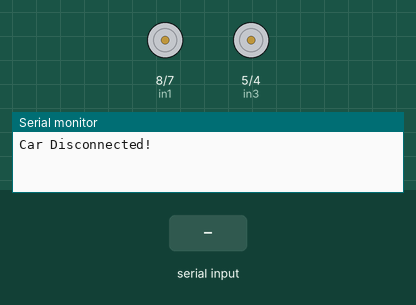
The sketch below on a simulated Arduino Uno, built with avr-gcc and run on an emulated ATmega328P. On the bench: motor-driver pin pairs drawn as motors (green arrow = first pin HIGH = forward, orange = second pin HIGH = backward, longer = more drive, scaled by the enable pin), the last lines printed to the serial monitor. Inputs (shaded band) come from the test bench.

Above: at 1.2 s.
1.3 s: "1\n" received over the second serial link
At 2.1 s:
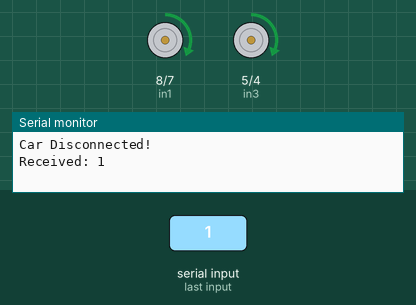
3.8 s: "2\n" received over the second serial link
At 4.6 s:
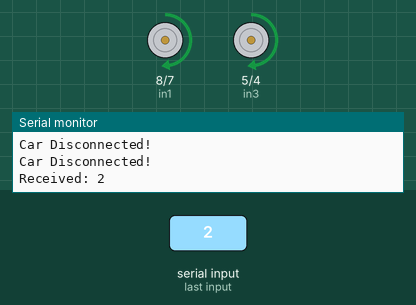
6.3 s: "3\n" received over the second serial link
At 7.1 s:
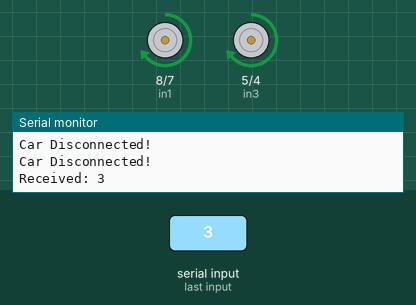
8.8 s: "4\n" received over the second serial link
At 9.6 s:
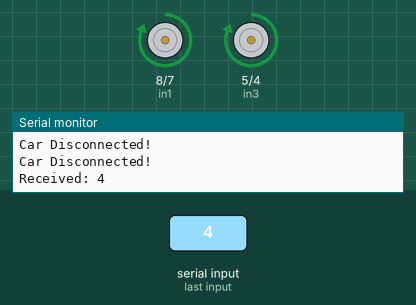
11.3 s: "5\n" received over the second serial link
At 12.1 s:
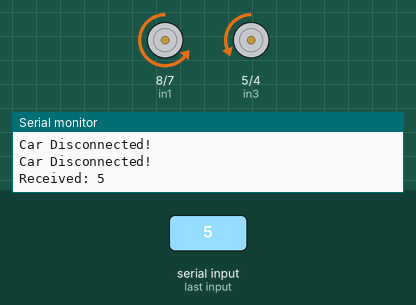
13.8 s: "6\n" received over the second serial link
At 14.6 s:
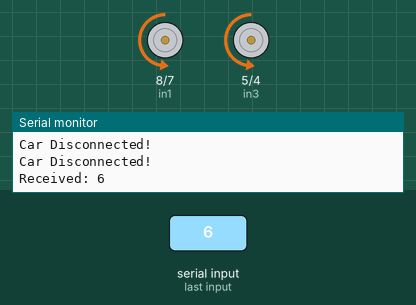
Timing chart, 0 to 16.8 s (numbered marks = the images above; inputs shaded):
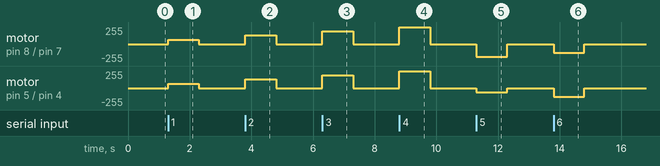

Measured:
- after the input at 1.3 s, motor on pin 8 (in1) / pin 7 (in2), motor on pin 5 (in3) / pin 4 (in4): stopped → forward 64/255 at once, → stopped 1.0 s later
- after the input at 3.8 s, motor on pin 8 (in1) / pin 7 (in2), motor on pin 5 (in3) / pin 4 (in4): stopped → forward 128/255 at once, → stopped 1.0 s later
- after the input at 6.3 s, motor on pin 8 (in1) / pin 7 (in2), motor on pin 5 (in3) / pin 4 (in4): stopped → forward 192/255 at once, → stopped 1.0 s later
- after the input at 8.8 s, motor on pin 8 (in1) / pin 7 (in2), motor on pin 5 (in3) / pin 4 (in4): stopped → forward 255/255 at once, → stopped 1.0 s later
- after the input at 11.3 s, motor on pin 8 (in1) / pin 7 (in2): stopped → backward 192/255 at once, → stopped 1.0 s later; motor on pin 5 (in3) / pin 4 (in4): stopped → backward 64/255 at once, → stopped 1.0 s later
- after the input at 13.8 s, motor on pin 8 (in1) / pin 7 (in2), motor on pin 5 (in3) / pin 4 (in4): stopped → backward 128/255 at once, → stopped 1.0 s later

The sketch:

CarDriver.ino
```cpp
// Arduino Code
#include <SoftwareSerial.h>
SoftwareSerial espSerial(10, 11); // RX, TX
unsigned long lastReceivedTime = 0;

// Motor A connections
int enA = 9; //speed control
int in1 = 8; //direction control
int in2 = 7;

// Motor B connections
int enB = 3;
int in3 = 5;
int in4 = 4;

void Stop() {
    analogWrite(enA, 0);
    analogWrite(enB, 0);
    digitalWrite(in1, LOW);
    digitalWrite(in2, LOW);
    digitalWrite(in3, LOW);
    digitalWrite(in4, LOW);
}

void Move_Forward(int speed) {
    digitalWrite(in1, HIGH);
    digitalWrite(in2, LOW);
    digitalWrite(in3, HIGH);
    digitalWrite(in4, LOW);
    analogWrite(enA, speed);
    analogWrite(enB, speed);
}

void Move_Back(int speed) {
    digitalWrite(in1, LOW);
    digitalWrite(in2, HIGH);
    digitalWrite(in3, LOW);
    digitalWrite(in4, HIGH);
    analogWrite(enA, speed);
    analogWrite(enB, speed);
}

void Move_Right(int speed) {
    digitalWrite(in1, HIGH);
    digitalWrite(in2, LOW);
    digitalWrite(in3, LOW);
    digitalWrite(in4, LOW);
    analogWrite(enA, speed);
    analogWrite(enB, speed);
}

void Move_Left(int speed) {
    digitalWrite(in1, LOW);
    digitalWrite(in2, LOW);
    digitalWrite(in3, HIGH);
    digitalWrite(in4, LOW);
    analogWrite(enA, speed);
    analogWrite(enB, speed);
}

void setup() {
    Serial.begin(115200); //connect to the computer
    espSerial.begin(115200); //connect to the ESP8266
    pinMode(in1, OUTPUT);
    pinMode(in2, OUTPUT);
    pinMode(in3, OUTPUT);
    pinMode(in4, OUTPUT);
    pinMode(enA, OUTPUT);
    pinMode(enB, OUTPUT);
    Stop();
}

void loop() {
    if (espSerial.available()) {
        String command = espSerial.readStringUntil('\n');
        command.trim();
        Serial.println("Received: " + command);
        espSerial.println("Received: " + command);

        if (command == "0") Stop();
        else if (command == "1") Move_Forward(64); //low speed
        else if (command == "2") Move_Forward(128);
        else if (command == "3") Move_Forward(192);
        else if (command == "4") Move_Forward(255); //high speed
        else if (command == "5") Move_Back(64);
        else if (command == "6") Move_Back(128);
        else if (command == "7") Move_Back(192);
        else if (command == "8") Move_Back(255);
        else if (command == "9") Move_Right(64);
        else if (command == "a") Move_Right(128);
        else if (command == "b") Move_Right(192);
        else if (command == "c") Move_Right(255);
        else if (command == "d") Move_Left(64);
        else if (command == "e") Move_Left(128);
        else if (command == "f") Move_Left(192);
        else if (command == "g") Move_Left(255);
        else {
            Serial.println("Invalid Command: " + command);
            espSerial.println("Invalid Command"+ command);
        }
        lastReceivedTime = millis();
    }

    if (millis() - lastReceivedTime > 1000) {
        Stop(); //safety stop if no command received for 1 second
        Serial.println("Car Disconnected!");
        espSerial.println("Car Disconnected");
        lastReceivedTime = millis();
    }
}
```
